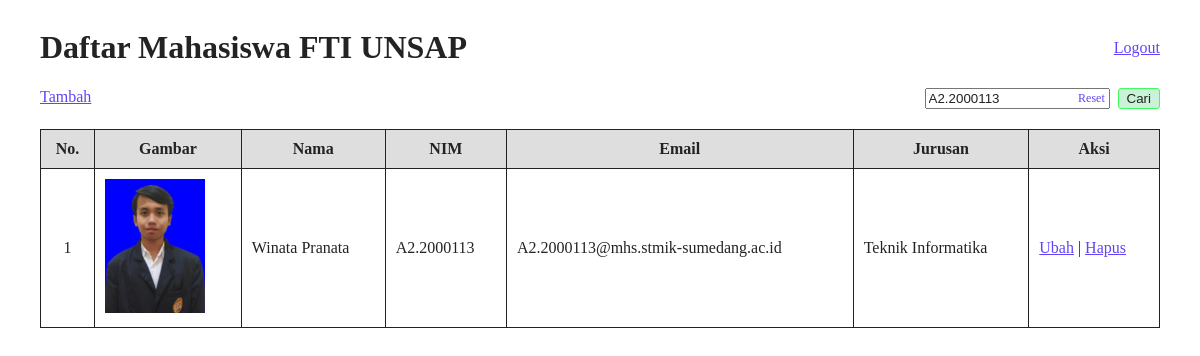
The page /index.php?keyword=A2.2000113 (signed in) on the database its author committed.
### tables this page shows
CREATE TABLE `mahasiswa` (
  `id` int(11) NOT NULL,
  `nama` varchar(100) DEFAULT NULL,
  `nim` char(10) DEFAULT NULL,
  `email` varchar(100) DEFAULT NULL,
  `jurusan` varchar(100) DEFAULT NULL,
  `gambar` varchar(100) DEFAULT NULL
);

### functions.php (called while the page is built, shortened)
<?php
$connection = mysqli_connect('localhost','root','','phpdasar');
function query($query){
    global $connection;
    $result = mysqli_query($connection, $query);
    $rows = [];
    while($row = mysqli_fetch_assoc($result)) {
        $rows[] = $row;
    }
    return $rows;
}

### index.php (the view, shortened to what this page needs)
<?php
require "functions.php";
$mahasiswa = query("SELECT * FROM mahasiswa");
$keyword = "";
if(isset($_GET['keyword'])){
    $keyword = $_GET['keyword'];
    $query = "SELECT * FROM mahasiswa WHERE
      nim LIKE '%$keyword%' OR
      nama LIKE '%$keyword%' OR
      email LIKE '%$keyword%' OR
      jurusan LIKE '%$keyword%'";
    $mahasiswa = query($query);
}
?>
<!doctype html>
<html lang="en">
  <head>
    <link rel="stylesheet" href="./style.css?v=12">
  </head>
  <body>
    <main>
      <div class="d-flex" style="align-items: center; justify-content: space-between;">
        <h1>Daftar Mahasiswa FTI UNSAP</h1>
        <a href="logout.php">Logout</a>
      </div>
      <div class="d-flex justify-content-between" style="margin-bottom: 20px">
        <a href="tambah.php" style="display: inline-block;">Tambah</a>
        <form method="get" action="" class="d-flex" style="gap:.5rem;">
          <div style="position: relative;">
            <input type="text" name="keyword" value="<?=$keyword?>">
            <?if(isset($_GET['keyword'])):?>
              <a href="?" class="reset-btn">Reset</a>
            <?php endif; ?>
          </div>
          <div><button class="btn green" type="submit" style="display: inline-block">Cari</button></div>
        </form>
      </div>
        <table class="table-style" cellspacing="0" cellpadding="10" style="width: 100%;">
            <tr>
                <th class="text-center">No.</th>
                <th>Gambar</th>
                <th>Nama</th>
                <th>NIM</th>
                <th>Email</th>
                <th>Jurusan</th>
                <th>Aksi</th>
            </tr>
            <?php if (!empty($mahasiswa)):?>
              <?php foreach ($mahasiswa as $i=>$mhs):?>
              <tr>
                  <td class="text-center"><?=$i+=1?></td>
                  <td><img width="100px" src="img/<?= $mhs['gambar']?>" alt=""></td>
                  <td><?= $mhs['nama']?></td>
                  <td><?= $mhs['nim']?></td>
                  <td><?= $mhs['email']?></td>
                  <td><?= $mhs['jurusan']?></td>
                  <td>
                    <a href="ubah.php?id_ubah=<?= $mhs['id']?>">Ubah</a> |
                    <a href="hapus.php?id_hapus=<?= $mhs['id']?>">Hapus</a>
                  </td>
              </tr>
              <?php endforeach; ?>
            <?php endif?>
        </table>
    </main>
  </body>
</html>

### style.css (style rules this page uses)
* { color: #232323; }
a { color: #6045f8 !important; }
main { width: 100%; padding-left: 2rem; padding-right: 2rem; padding-bottom: 3rem; box-sizing: border-box !important; }
.btn, ul.input-list li button { padding-top: .125rem; padding-bottom: .125rem; background-color: #fefefa; padding-left: .5rem; padding-right: .5rem; border-radius: 3px; display: inline-block; }
.btn.green, ul.input-list li button.green { background-color: #c9f3d7; border: solid 1px #45f85d; color:#222 }
.table-style td { border: 1px solid #222; }
.table-style th { border: 1px solid #222; background-color: #dedede; }
.table-style { width: 100%; border-collapse: collapse; border: 1px solid #222; }
.d-flex { display: flex }
.justify-content-between { justify-content: space-between; }
.text-center { text-align: center; }
.reset-btn { display: block; position: absolute; right:0.3rem; top: 0; bottom:0; font-size:12px; text-decoration: none; display: flex; align-items: center; }

### rows shown on the page
mahasiswa: i "1", gambar (picture), nama "Winata Pranata", nim "A2.2000113", email "A2.2000113@mhs.stmik-sumedang.ac.id", jurusan "Teknik Informatika"
